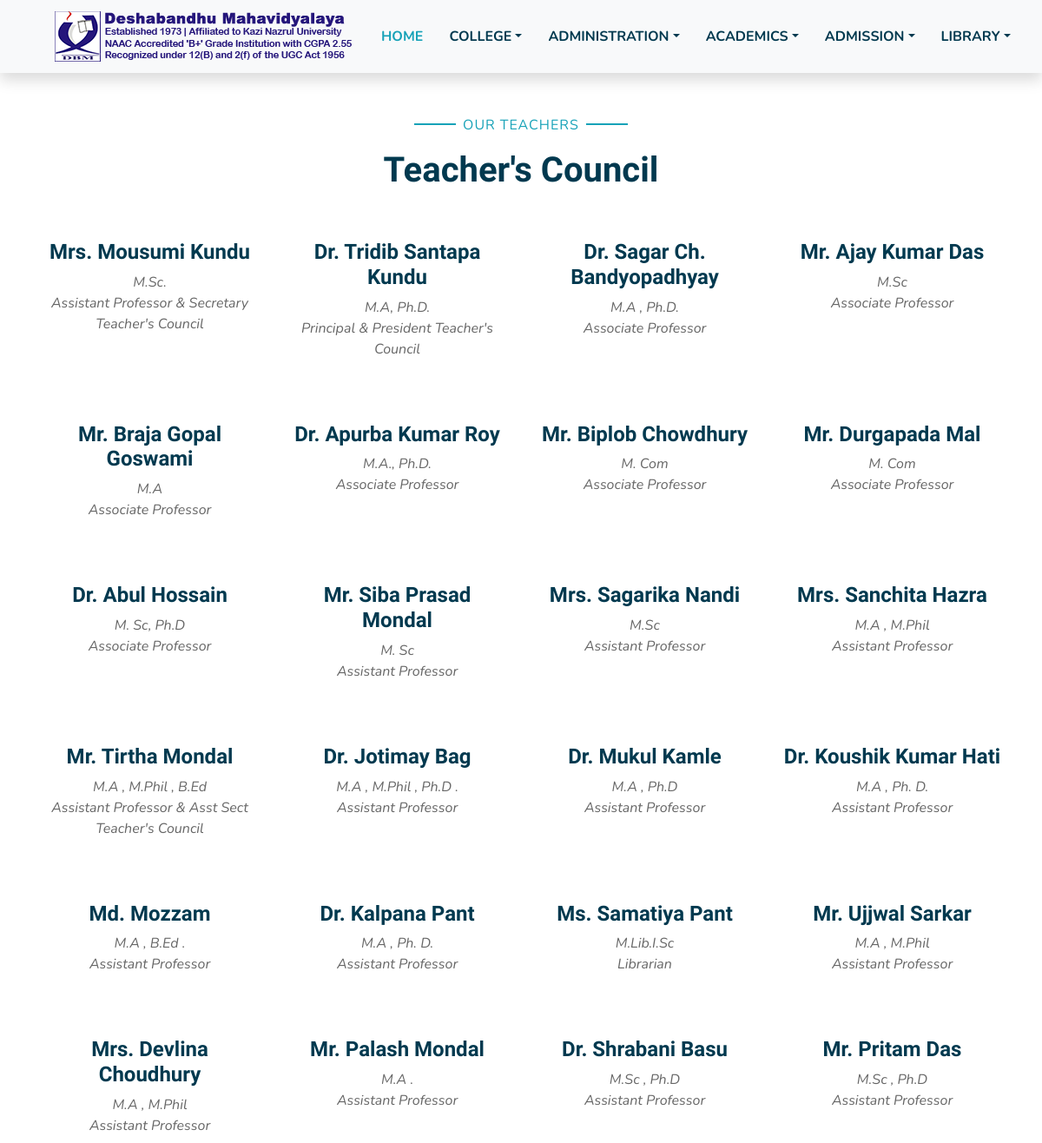
/Teachers-Council/ (upper part), run on an earlier commit of the app's database.
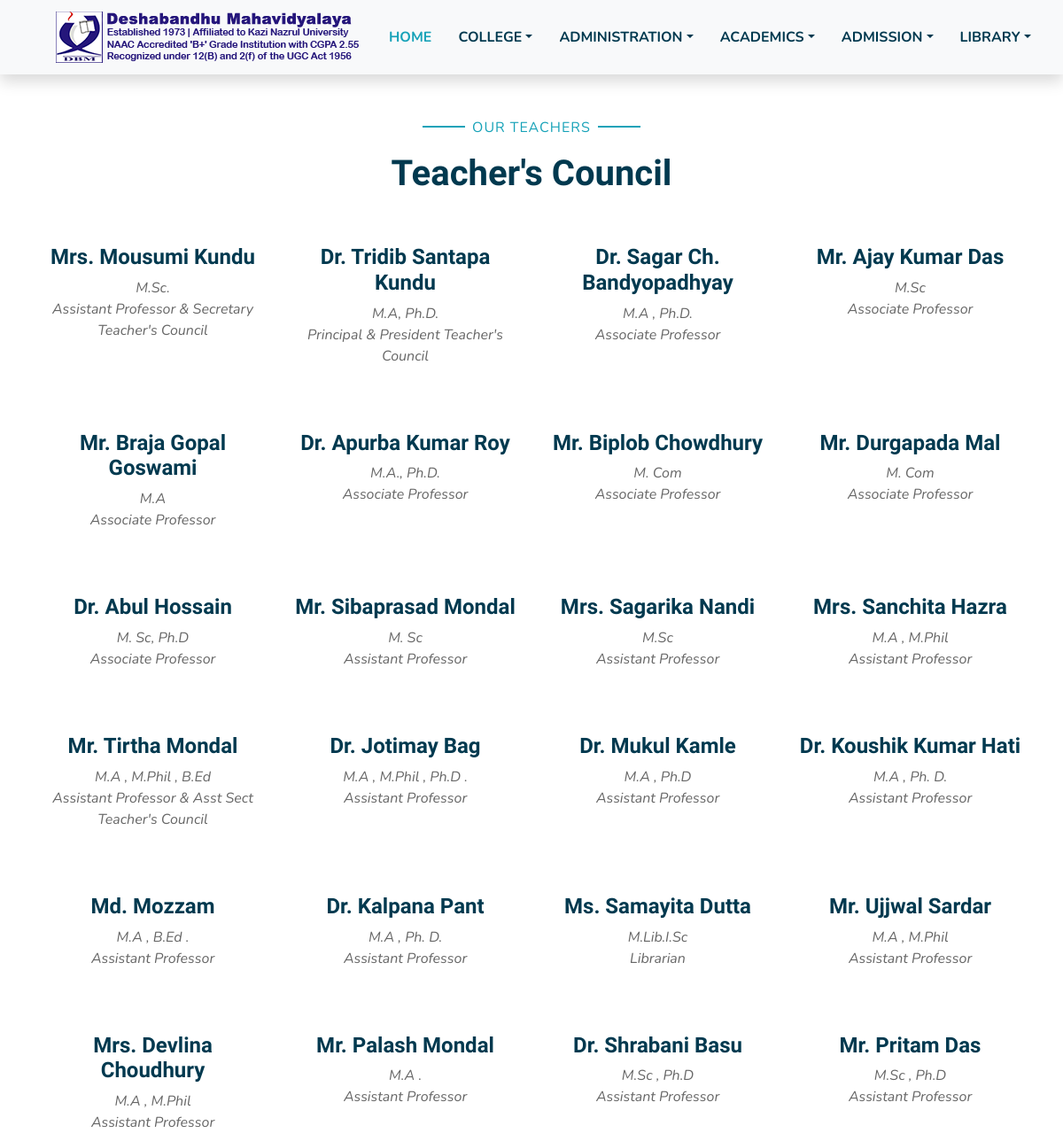
And on a later commit of the database.
### public/models.py (models this page shows, shortened)
class TeachersCouncil(models.Model):
    name           = models.CharField(max_length=30,null=True,blank=True)
    qualification  = models.CharField(max_length=50,null=True,blank=True)
    desgination    = models.CharField(max_length=50,null=True,blank=True)

### public/views.py (the view)
# urls.py: path('Teachers-Council/',              all.tc, name="tc"),
    def tc(self,request):
        tc                = TeachersCouncil.objects.all()
        self.context['t'] = tc
        return render(request,"tc.html",self.context)

### templates/tc.html (shortened to what this page needs)
<!DOCTYPE html>
{%load static%}
<html lang="en">
<head>
    <link href="https://cdnjs.cloudflare.com/ajax/libs/font-awesome/5.10.0/css/all.min.css" rel="stylesheet">
    <link href="{%static 'lib/flaticon/font/flaticon.css'%}" rel="stylesheet">
    <link href="{%static 'lib/owlcarousel/assets/owl.carousel.min.css'%}" rel="stylesheet">
    <link href="{%static 'lib/lightbox/css/lightbox.min.css'%}" rel="stylesheet">
    <link href="{%static 'css/style.css'%}" rel="stylesheet">
</head>
<body>
    <div class="container-fluid bg-light position-relative shadow">
        <nav class="navbar navbar-expand-lg bg-light navbar-light py-3 py-lg-0 px-0 px-lg-5">
            <a href="" class="navbar-brand font-weight-bold text-secondary" style="font-size:19px;">
                <img src="{%static 'img/Images/header/logo.png'%}">
            </a>
            <div class="collapse navbar-collapse justify-content-between" id="navbarCollapse">
                <div class="navbar-nav font-weight-bold mx-auto py-0">
                    <a href="index.html" class="nav-item nav-link active">HOME</a>
                    <div class="nav-item dropdown">
                        <a href="#" class="nav-link dropdown-toggle" data-toggle="dropdown">COLLEGE</a>
                    </div>
                    <div class="nav-item dropdown">
                        <a href="#" class="nav-link dropdown-toggle" data-toggle="dropdown">ADMINISTRATION</a>
                    </div>
                    <div class="nav-item dropdown">
                        <a href="#" class="nav-link dropdown-toggle" data-toggle="dropdown">ACADEMICS</a>
                    </div>
                    <div class="nav-item dropdown">
                        <a href="#" class="nav-link dropdown-toggle" data-toggle="dropdown">ADMISSION</a>
                    </div>
                    <div class="nav-item dropdown">
                        <a href="#" class="nav-link dropdown-toggle" data-toggle="dropdown">LIBRARY</a>
                    </div>
                </div>
            </div>
        </nav>
    </div>
     <div class="container-fluid pt-5">
        <div class="container">
            <div class="text-center pb-2">
                <p class="section-title px-5"><span class="px-2">Our Teachers</span></p>
                <h1 class="mb-4">Teacher's Council</h1>
            </div>
            <div class="row">
                {%for i in t%}
                <div class="col-md-6 col-lg-3 text-center team mb-5">
                    <h4>{{i.name}}</h4>
                    <i>{{i.qualification}}</i><br>
                    <i>{{i.desgination}}</i>
                </div>
                {%endfor%}
            </div>
        </div>
    </div>
</body>
</html>

What changed in the data, as far as the page shows it:
changed TeachersCouncil "M. Sc": name "Mr. Siba Prasad Mondal" → "Mr. Sibaprasad Mondal"
changed TeachersCouncil "M.Lib.I.Sc": name "Ms. Samatiya Pant" → "Ms. Samayita Dutta"
changed TeachersCouncil: name "Mr. Ujjwal Sarkar" → "Mr. Ujjwal Sardar"
